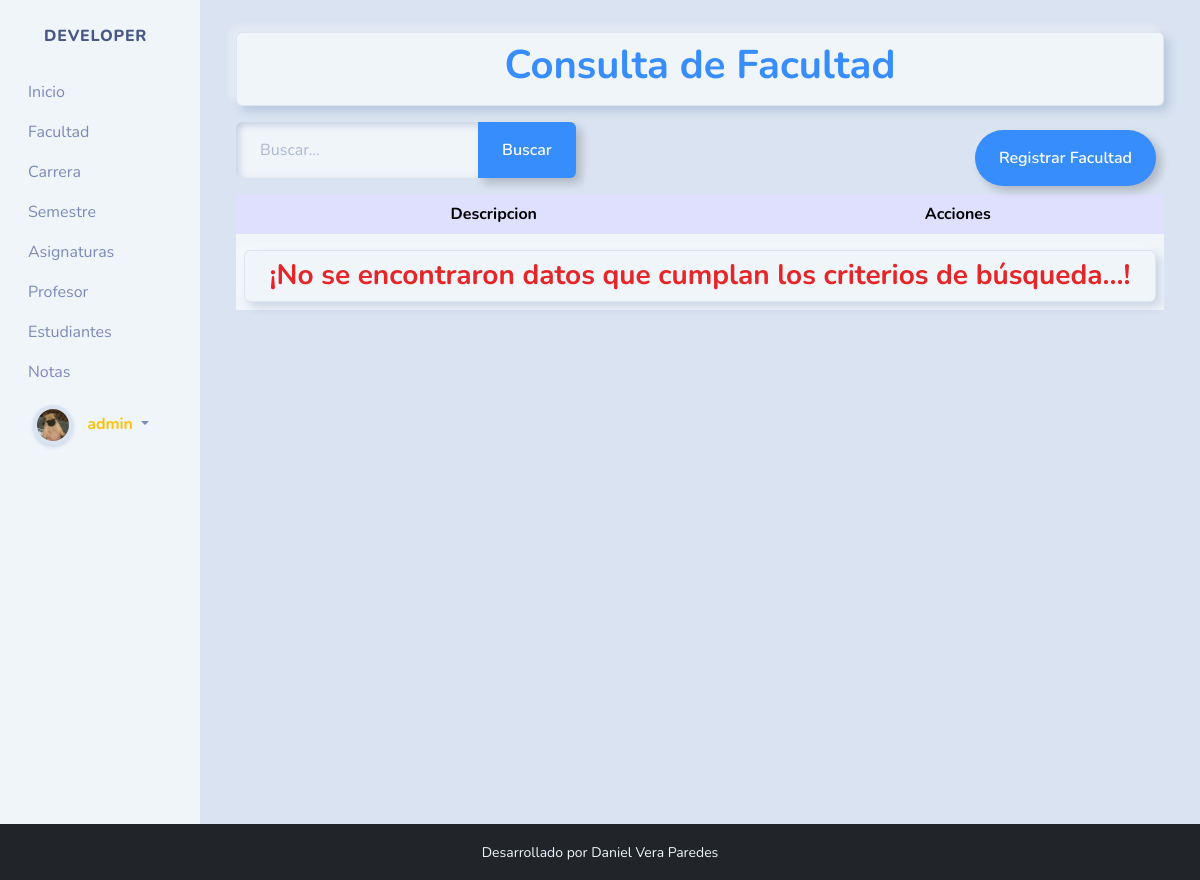
Before: /facultades/ (signed in) with the older database file.
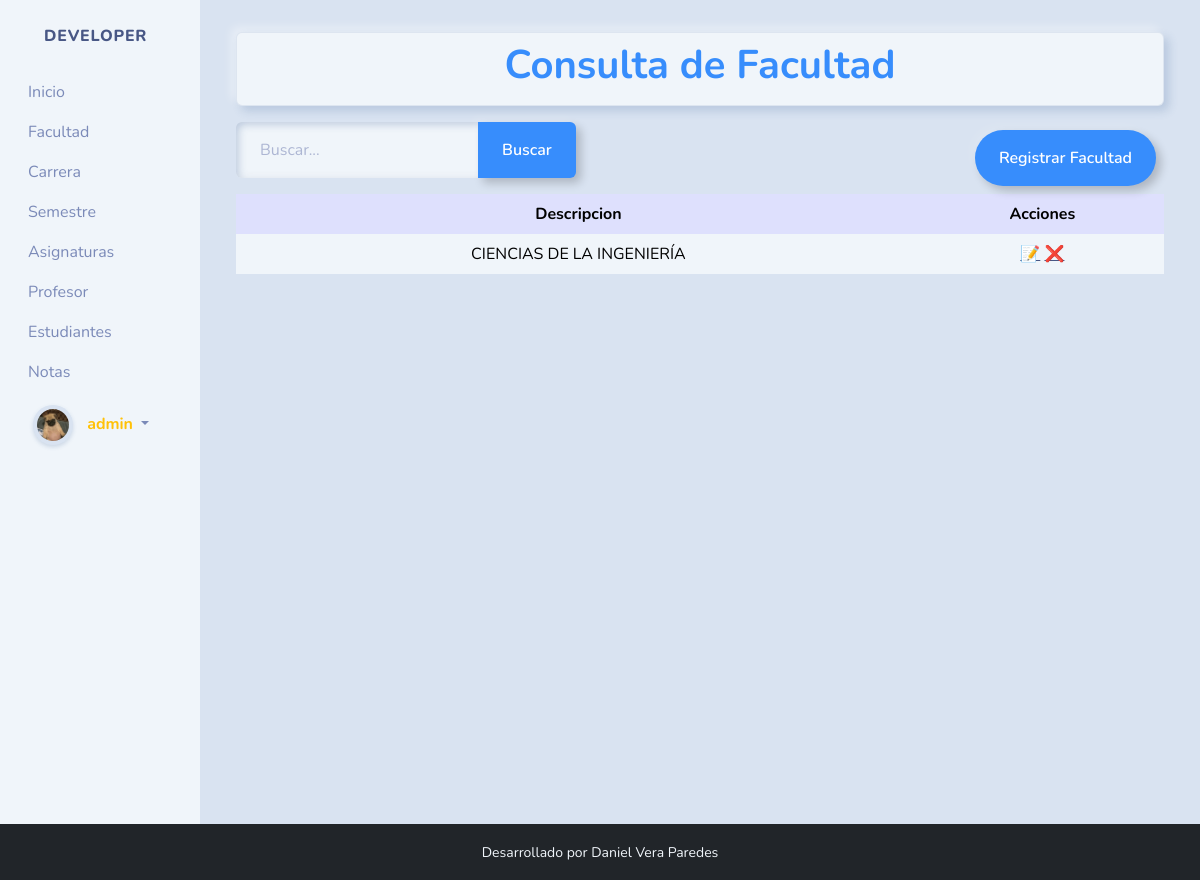
After: the same page with the newer database file.
### notas/models.py (models this page shows, shortened)
class Facultad(models.Model):
    description = models.CharField('Descripcion', max_length=200)
    isactive = models.BooleanField('Estado', default=True)
    class Meta:
        verbose_name = ('Facultad')
        verbose_name_plural = ('Facultades')
        ordering = ['description']

### notas/views.py (the view)
# urls.py: path('facultades/', views.facultad,name="facultades"),
@login_required
def facultad(request):
    return model_list(request, Facultad, "Facultad", "facultades.html", ["description"])

### notas/views.py (called while the page is built)
@login_required
def model_list(request, model, title, template, fields):
    context, objects = None, None
    try:
        q = request.GET.get('q')
        filter_conditions = Q()
        if q:
            for field in fields:
                filter_conditions |= Q(**{f'{field}__icontains': q})
        objects = model.objects.filter(filter_conditions)
        paginator = Paginator(objects,2)
        pagina = request.GET.get('page', 1)
        paginated_objects = paginator.get_page(pagina)
        context = {
            'objects': paginated_objects,
            'title': f'Consulta de {title}',
            'paginator': paginator,
            'num_pages': paginator.num_pages,
        }
        return render(request, template, context)
    except Exception as e:
        return render(request, template, {'title': f'Consulta de {title}', 'error': f'Ha ocurrido un error en la consulta: {e}'})

### notas/templates/facultades.html (shortened to what this page needs)
{% extends "base.html" %}
{% load static %}
{% block content %}
<div class="container">
  <div class="py-2 mt-2 border border-1 shadow rounded text-center bg-light">
    <h1 class="fw-bold text-primary">{{ title }}</h1>
  </div>
  <div class="mt-3">
    <div class="mt-2 d-flex justify-content-between flex-wrap">
      <form action="" style="max-width: 450px;">
        <div class="input-group">
          <input type="text" class="form-control" placeholder="Buscar..." name="q" value="{{ request.GET.q }}" minlength="2">
          <button class="btn btn-outline-primary" data-bs-toggle="tooltip"
            data-bs-title="Escriba y haga clic en buscar">
            Buscar
          </button>
        </div>
      </form>
      <div class="m-2">
        <a href="{% url 'create_facultad' %}" class="btn btn-outline-primary " data-bs-toggle="tooltip"
          data-bs-title="Ingresar un nueva Facultad">
          Registrar Facultad
        </a>
      </div>
    </div>
  </div>
  <div class="table-responsive">
    <table class="table table-fluid">
      <thead class="text-center text-light table-info">
        <tr>
          <th>Descripcion</th>
          <th>Acciones</th>
        </tr>
      </thead>
      <tbody class="table-light">
        {% for facultad in objects %}
        <tr class="{% cycle 'table-default' 'table-secondary' %}">
          <td class="text-center">{{ facultad.description|upper }}</td>
          <td class="text-center">
            <a href="{% url 'update_facultad' facultad.id %}" data-bs-toggle="tooltip"
              data-bs-title="Editar la facultad">📝</a>
            <a href="{% url 'delete_facultad' facultad.id %}" data-bs-toggle="tooltip"
              data-bs-title="Eliminar la facultad">❌</a>
          </td>
        </tr>
        {% empty %}
        <tr>
          <td colspan="5" class="text-danger fw-bold h3 text-center">
            <div class="py-2 mt-2 border border-1 shadow rounded text-center bg-light">
              ¡No se encontraron datos que cumplan los criterios de búsqueda...!
            </div>
          </td>
        </tr>
        {% endfor %}
      </tbody>
    </table>
  </div>
</div>
{% endblock content %}

Changed rows visible on the page:
added Facultad: description "CIENCIAS DE LA INGENIERÍA"
Other visible differences:
text no longer shown: "¡No se encontraron datos que cumplan los criterios de búsqueda...!"
